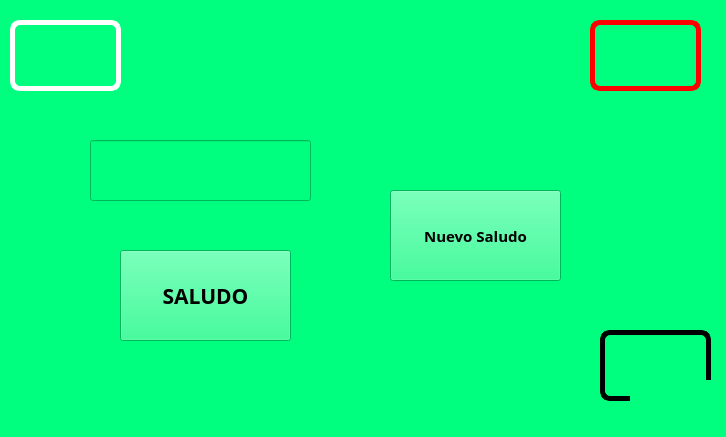
<?xml version="1.0" encoding="UTF-8"?>
<ui version="4.0">
 <class>MainWindow</class>
 <widget class="QMainWindow" name="MainWindow">
  <property name="geometry">
   <rect>
    <x>0</x>
    <y>0</y>
    <width>726</width>
    <height>437</height>
   </rect>
  </property>
  <property name="windowTitle">
   <string>MainWindow</string>
  </property>
  <property name="styleSheet">
   <string notr="true">background-color: rgb(0, 255, 127);</string>
  </property>
  <widget class="QWidget" name="centralwidget">
   <widget class="QLabel" name="label_3">
    <property name="geometry">
     <rect>
      <x>600</x>
      <y>330</y>
      <width>111</width>
      <height>71</height>
     </rect>
    </property>
    <property name="styleSheet">
     <string notr="true">border: 5px solid black;
border-radius: 10px;
</string>
    </property>
    <property name="text">
     <string/>
    </property>
    <property name="pixmap">
     <pixmap>:/Logos/Imagenes/equipo.jpeg</pixmap>
    </property>
    <property name="scaledContents">
     <bool>true</bool>
    </property>
   </widget>
   <widget class="QLabel" name="label_2">
    <property name="geometry">
     <rect>
      <x>590</x>
      <y>20</y>
      <width>111</width>
      <height>71</height>
     </rect>
    </property>
    <property name="styleSheet">
     <string notr="true">border: 5px solid red;
border-radius: 10px;
</string>
    </property>
    <property name="text">
     <string/>
    </property>
    <property name="pixmap">
     <pixmap>:/Logos/Imagenes/logo fians.jpg</pixmap>
    </property>
    <property name="scaledContents">
     <bool>true</bool>
    </property>
   </widget>
   <widget class="QLabel" name="label_4">
    <property name="geometry">
     <rect>
      <x>10</x>
      <y>20</y>
      <width>111</width>
      <height>71</height>
     </rect>
    </property>
    <property name="styleSheet">
     <string notr="true">border: 5px solid white;
border-radius: 10px;
</string>
    </property>
    <property name="text">
     <string/>
    </property>
    <property name="pixmap">
     <pixmap>:/Logos/Imagenes/logo uat.jpg</pixmap>
    </property>
    <property name="scaledContents">
     <bool>true</bool>
    </property>
   </widget>
   <widget class="QLabel" name="rec4">
    <property name="geometry">
     <rect>
      <x>630</x>
      <y>380</y>
      <width>171</width>
      <height>141</height>
     </rect>
    </property>
    <property name="text">
     <string/>
    </property>
    <property name="scaledContents">
     <bool>true</bool>
    </property>
   </widget>
   <widget class="QLabel" name="txtRecomendacion">
    <property name="geometry">
     <rect>
      <x>70</x>
      <y>530</y>
      <width>721</width>
      <height>51</height>
     </rect>
    </property>
    <property name="font">
     <font>
      <family>Tw Cen MT Condensed Extra Bold</family>
      <pointsize>11</pointsize>
     </font>
    </property>
    <property name="text">
     <string/>
    </property>
   </widget>
   <widget class="QLineEdit" name="nombre">
    <property name="geometry">
     <rect>
      <x>90</x>
      <y>140</y>
      <width>221</width>
      <height>61</height>
     </rect>
    </property>
    <property name="font">
     <font>
      <family>MS Serif</family>
      <pointsize>16</pointsize>
     </font>
    </property>
    <property name="text">
     <string/>
    </property>
   </widget>
   <widget class="QPushButton" name="btn_saludo">
    <property name="geometry">
     <rect>
      <x>120</x>
      <y>250</y>
      <width>171</width>
      <height>91</height>
     </rect>
    </property>
    <property name="font">
     <font>
      <family>Segoe UI Black</family>
      <pointsize>16</pointsize>
      <weight>75</weight>
      <bold>true</bold>
     </font>
    </property>
    <property name="text">
     <string>SALUDO</string>
    </property>
   </widget>
   <widget class="QPushButton" name="btn_saludomundo">
    <property name="geometry">
     <rect>
      <x>390</x>
      <y>190</y>
      <width>171</width>
      <height>91</height>
     </rect>
    </property>
    <property name="font">
     <font>
      <family>Segoe UI Black</family>
      <pointsize>11</pointsize>
      <weight>75</weight>
      <bold>true</bold>
     </font>
    </property>
    <property name="text">
     <string>Nuevo Saludo</string>
    </property>
   </widget>
  </widget>
 </widget>
 <resources>
  <include location="../recursos.qrc"/>
 </resources>
 <connections/>
</ui>
